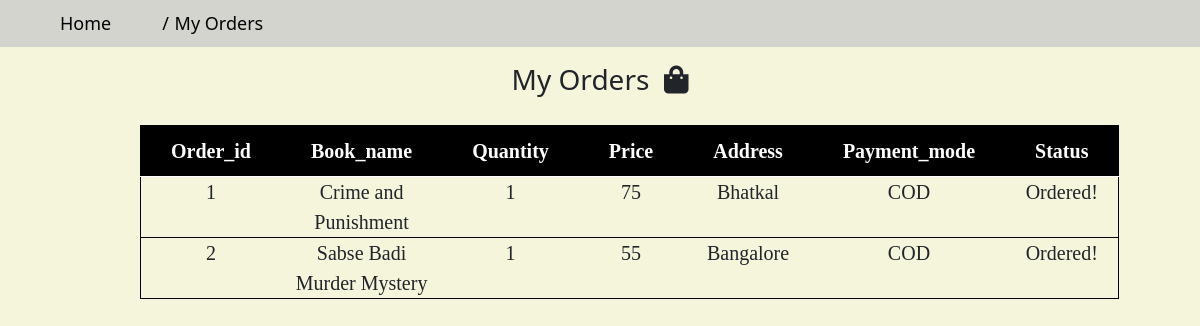
/php/myorder.php (signed in), run on the app's committed database.
### tables this page shows
CREATE TABLE `orders` (
  `Order_id` int(20) NOT NULL,
  `Book_name` text NOT NULL,
  `Image` varchar(100) NOT NULL,
  `Price` int(50) NOT NULL,
  `Quantity` int(50) NOT NULL,
  `Name` text NOT NULL,
  `Phone_number` bigint(10) NOT NULL,
  `Address` varchar(100) NOT NULL,
  `Payment_mode` text NOT NULL,
  `Status` varchar(50) NOT NULL DEFAULT 'Ordered!'
);

### php/myorder.php (the view, shortened to what this page needs)
<?php
include "../includes/connection.php";
$query="select * from orders where Name='$_SESSION[name]'";
  $result=mysqli_query($conn,$query);
?>
<!DOCTYPE html>
<html>
  <head>
  <link href="../css/bootstrap.css" rel="stylesheet" />
  <link href="../css/style.css" rel="stylesheet" />
  <link href="https://use.fontawesome.com/releases/v5.11.2/css/all.css" rel="stylesheet" />
</head>
<body>
<nav>
    <ul class="breadcrumb">
      <li><a href="home.php">Home</a></li>
      <li><a href="myorder.php">My Orders</a></li>
</ul>
  </nav>
  <div class="order">
    <div class="order-heading" ><h3 >My Orders &nbsp;<i class="fas fa-shopping-bag"></i></h3>
  </div>
    <div class="order-table ">
    <table class="table table-hover">
  <thead>
    <tr>
      <th scope="col">Order_id</th>
      <th scope="col" rowspan="5" >Book_name</th>
      <th scope="col">Quantity</th>
      <th scope="col">Price</th>
      <th scope="col"> Address</th>
      <th scope="col">Payment_mode</th>
      <th scope="col"  cellspacing="20px"class="status">Status</th>
    </tr>
  </thead>
  <tbody>
    <?php
    while($row = mysqli_fetch_assoc($result))
    {
      $iprice=$row[Quantity]*$row[Price];
    echo "
    <tr>
      <td >$row[Order_id]</td>
      <td >$row[Book_name]</td>
      <td>$row[Quantity]</td>
      <td>$iprice</td>
      <td>$row[Address]</td>
      <td>$row[Payment_mode]</td>
      <td >$row[Status]</td>
    </tr>
    ";
    }
    ?>
  </tbody>
</table>
    </div>
  </div>
</body>
</html>

### css/style.css (style rules this page uses)
body { background-color:beige; }
div { display: inline-block; }
ul li { display: inline; margin-left :50px; }
h3 { text-align: center; }
ul.breadcrumb { padding: 10px 10px; list-style: none; background-color:#cccc; }
ul.breadcrumb li { display: inline; font-size: 18px; }
ul.breadcrumb li+li:before { padding: 1px; color:black; content: "/\00a0"; }
ul.breadcrumb li a { color:black; text-decoration: none; }
.paddingBetweenCols td,th { padding: 0 80px; }
.table { margin-top: 20px; }
.table td { padding: 0 10px; }

### php/myorder.php (style rules this page uses)
.order { display:block; }
.order-heading { display:block; }
.order-heading h3 { text-align:center; }
.order-table { width:50%; margin-left:140px; }
.order table { border:1px solid black; border-collapse:collapse; width:700px; font-family:aerial; font-size:20px; }
.order th { background-color:black; color:white; width:300px; text-align:center; padding:10px 30px; }
.order td { text-align:center; }

### data on the page
orders: Order_id "1", Book_name "Crime and Punishment", Quantity "1", Price "75", Address "Bhatkal", Payment_mode "COD", Status "Ordered!"
orders: Order_id "2", Book_name "Sabse Badi Murder Mystery", Quantity "1", Price "55", Address "Bangalore", Payment_mode "COD", Status "Ordered!"
